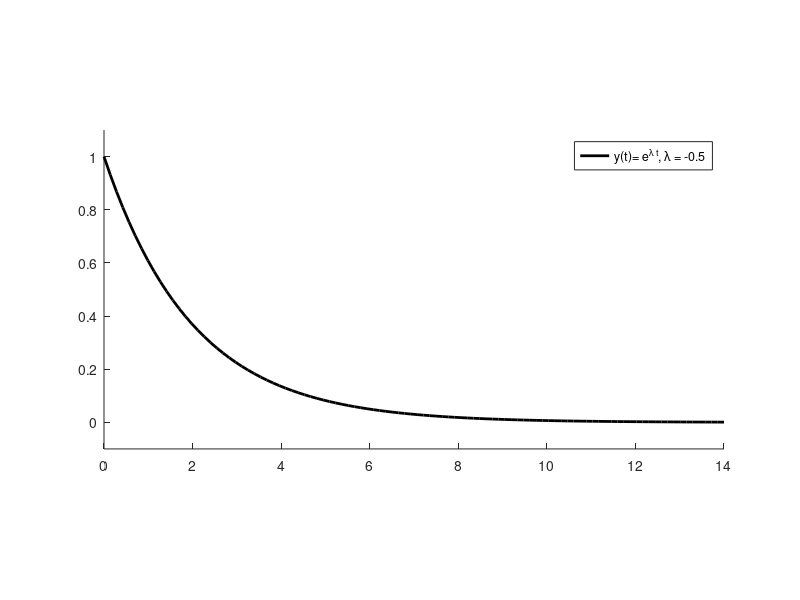

Write MATLAB code to recreate this figure.
lambda = -0.5;
y = @(t) exp(lambda * t);

t = linspace(0,14,100);

figure
hold on

legenda = ['y(t)= e^{\lambda t}, \lambda = ',num2str(lambda)];

plot(t,y(t),'k','DisplayName',legenda,'LineWidth',2);

legend show

xlim([0 14])
ylim([-0.1 1.1])

daspect([1 1/6 1])
